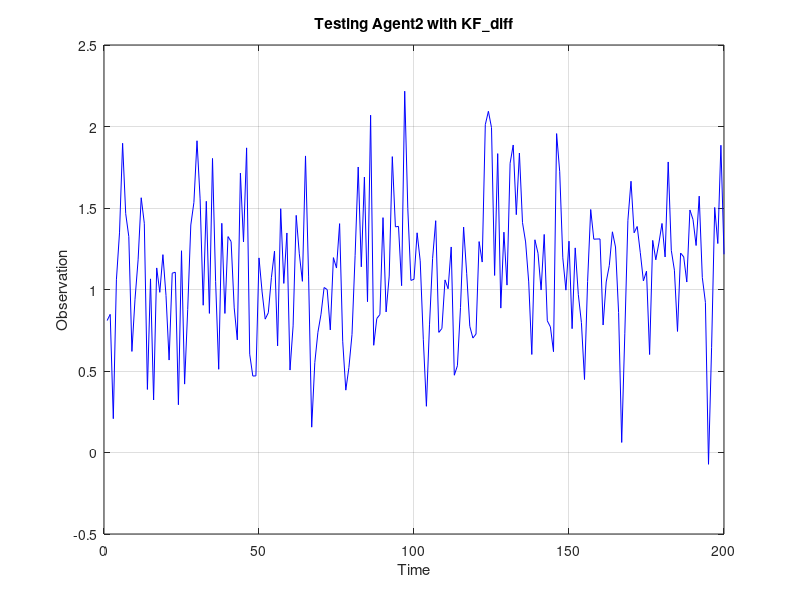

Recreate this plot in MATLAB. (Note: this script raises an error after producing the figure.)
% Test script for Agent2 with KF_diff (Kalman Filter)
% Based on test_agent.m structure and test_kalman2.m case 1 simulation

addpath("./Technique/")
addpath("./Agent/")
addpath("./Technique/Kalman_inc/")

%% Simulation Setup (similar to test_kalman2.m case 1)
sim = 1; % Use case 1 from test_kalman2.m

switch sim
    case 1
        % Simple stationary simulation
        x_dim = 3;
        y_dim = 1;
        y_sd = 0.2;

        u = [.1 .3 .7]';   % The true "state" we want to estimate
        N = 200;
        n = 1:N;
        x = 0.5*randn(1,N+2) + 1;  % Input signal
        noise = y_sd * randn(1,N);
        d = zeros(1,N);
        y = zeros(1,N);
        H = zeros(N, x_dim);

        % Generate observations
        for i = 1:N
            H(i,:) = x(i:i+2);
            y(i) = H(i,:) * u;
            d(i) = y(i) + noise(i);
        end

    otherwise
        error('Invalid simulation case selected');
end

%% Figures
figure(1)
plot(n, d, 'b')
xlabel('Time')
ylabel('Observation')
title('Testing Agent2 with KF\_diff')
hold on
grid on

%% Create Agent2 with KF_diff
% System model setup
Q = zeros(x_dim);
A = eye(x_dim);
model_sys = Linear_State('dim', x_dim, 'Q_matrix', Q, 'A_matrix', A);

% Observation model setup
H_matrix = H(1,:);  % Initial H matrix
R = y_sd^2;         % Measurement noise variance

% Create KF_diff technique
kf_technique = KF_diff('x_dim', x_dim, 'y_dim', y_dim, ...
                      'H_matrix', H_matrix, 'R_matrix', R, ...
                      'Pa_init', {'delta', 0.1}, ...
                      'xa_init', {'initial_state', zeros(x_dim, 1)}, ...
                      'system_model', model_sys);

% Create Agent2 with KF_diff technique
agent2 = Agent2('x_dim', x_dim, 'y_dim', y_dim, 'agent_tech', kf_technique);

%% Run simulation
H_hat_history = zeros(y_dim, x_dim, N);
y_hat_history = zeros(y_dim, N);
xp_hat_history = zeros(x_dim, N);  % Posterior state estimates
xa_hat_history = zeros(x_dim, N);  % Prior state estimates
P_trace_history = zeros(1, N);     % Trace of posterior covariance

fprintf('Running Agent2 simulation...\n');

for i = 1:N
    % Store current estimates before update
    H_hat_history(:,:,i) = agent2.get_H_hat();
    
    % Perform self-learning step with current measurement
    agent2.self_learning_step(d(i));
    
    % Store results after update
    y_hat_history(:,i) = agent2.get_y_hat();
    xp_hat_history(:,i) = agent2.get_posterior_state();
    xa_hat_history(:,i) = agent2.get_prior_state();
    
    % Store covariance trace if available
    P = agent2.get_posterior_covariance();
    if ~isempty(P)
        P_trace_history(i) = trace(P);
    end
    
    % Progress indicator
    if mod(i, 50) == 0
        fprintf('Processed %d/%d samples\n', i, N);
    end
end

% Plot prediction
plot(n, y_hat_history, 'r', 'LineWidth', 1.5);
legend('Observations', 'Kalman Predictions', 'Location', 'best');
hold off

%% Performance Analysis

% Prediction error
e_pred = abs(y_hat_history - y');
e_pred_mean = mean(e_pred);

% Parameter estimation error (H matrix estimation)
e_param = zeros(1, N);
for i = 1:N
    e_param(i) = norm(H_hat_history(:,:,i) - u');
end

% State estimation error
e_state = zeros(1, N);
for i = 1:N
    e_state(i) = norm(xp_hat_history(:,i) - u);
end

%% Error Plots
figure(2)
subplot(3,1,1)
plot(n, e_pred, 'b', 'LineWidth', 1.5)
title('Prediction Error |y\_hat - y|')
ylabel('Error')
xlabel('Time')
grid on

subplot(3,1,2)
plot(n, e_param, 'r', 'LineWidth', 1.5)
title('Parameter Estimation Error ||H\_hat - u||')
ylabel('Error')
xlabel('Time')
grid on

subplot(3,1,3)
plot(n, e_state, 'g', 'LineWidth', 1.5)
title('State Estimation Error ||x\_hat - u||')
ylabel('Error')
xlabel('Time')
grid on

%% Covariance Analysis
if any(P_trace_history > 0)
    figure(3)
    plot(n, P_trace_history, 'm', 'LineWidth', 1.5)
    title('Posterior Covariance Trace Evolution')
    ylabel('Trace(P)')
    xlabel('Time')
    grid on
end

%% Performance Metrics
fprintf('\n=== Agent2 Performance Metrics ===\n');
fprintf('Mean Prediction Error: %.6f\n', e_pred_mean);
fprintf('Final Parameter Error: %.6f\n', e_param(end));
fprintf('Final State Error: %.6f\n', e_state(end));

if any(P_trace_history > 0)
    fprintf('Final Covariance Trace: %.6f\n', P_trace_history(end));
end

% Convergence analysis
convergence_threshold = 0.1;
convergence_idx = find(e_param < convergence_threshold, 1);
if ~isempty(convergence_idx)
    fprintf('Parameter convergence achieved at sample: %d\n', convergence_idx);
else
    fprintf('Parameter convergence not achieved within threshold %.3f\n', convergence_threshold);
end

%% State Evolution Plot
figure(4)
plot(n, xp_hat_history(1,:), 'r-', 'LineWidth', 1.5)
hold on
plot(n, xp_hat_history(2,:), 'g-', 'LineWidth', 1.5)
plot(n, xp_hat_history(3,:), 'b-', 'LineWidth', 1.5)
plot(n, u(1)*ones(size(n)), 'r--', 'LineWidth', 1)
plot(n, u(2)*ones(size(n)), 'g--', 'LineWidth', 1)
plot(n, u(3)*ones(size(n)), 'b--', 'LineWidth', 1)
title('State Estimation Evolution')
xlabel('Time')
ylabel('State Values')
legend('x_1 estimate', 'x_2 estimate', 'x_3 estimate', ...
       'x_1 true', 'x_2 true', 'x_3 true', 'Location', 'best')
grid on
hold off

fprintf('\nAgent2 test completed successfully!\n');
